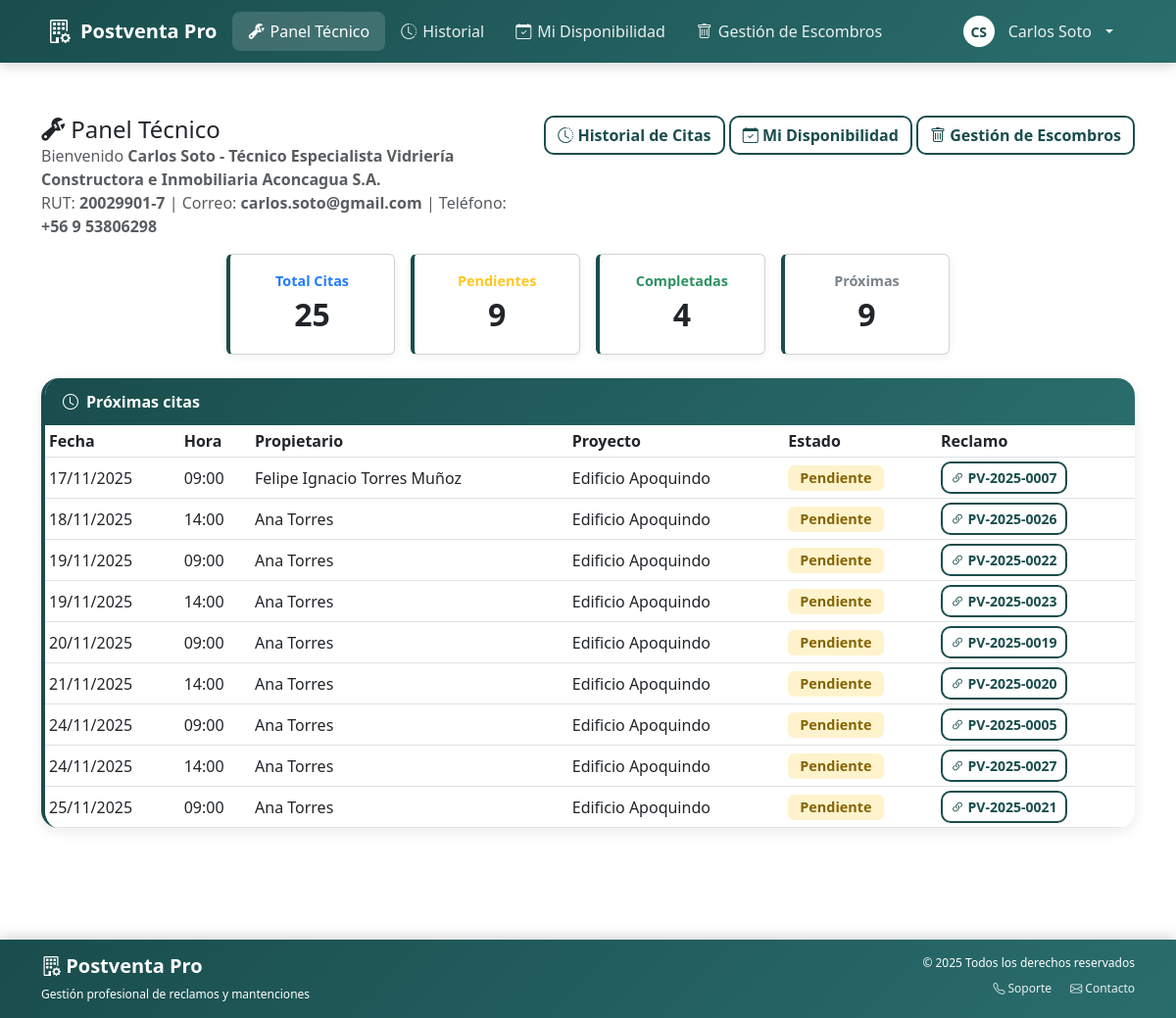
The app's page /tecnico/dashboard/ (signed in), older data.
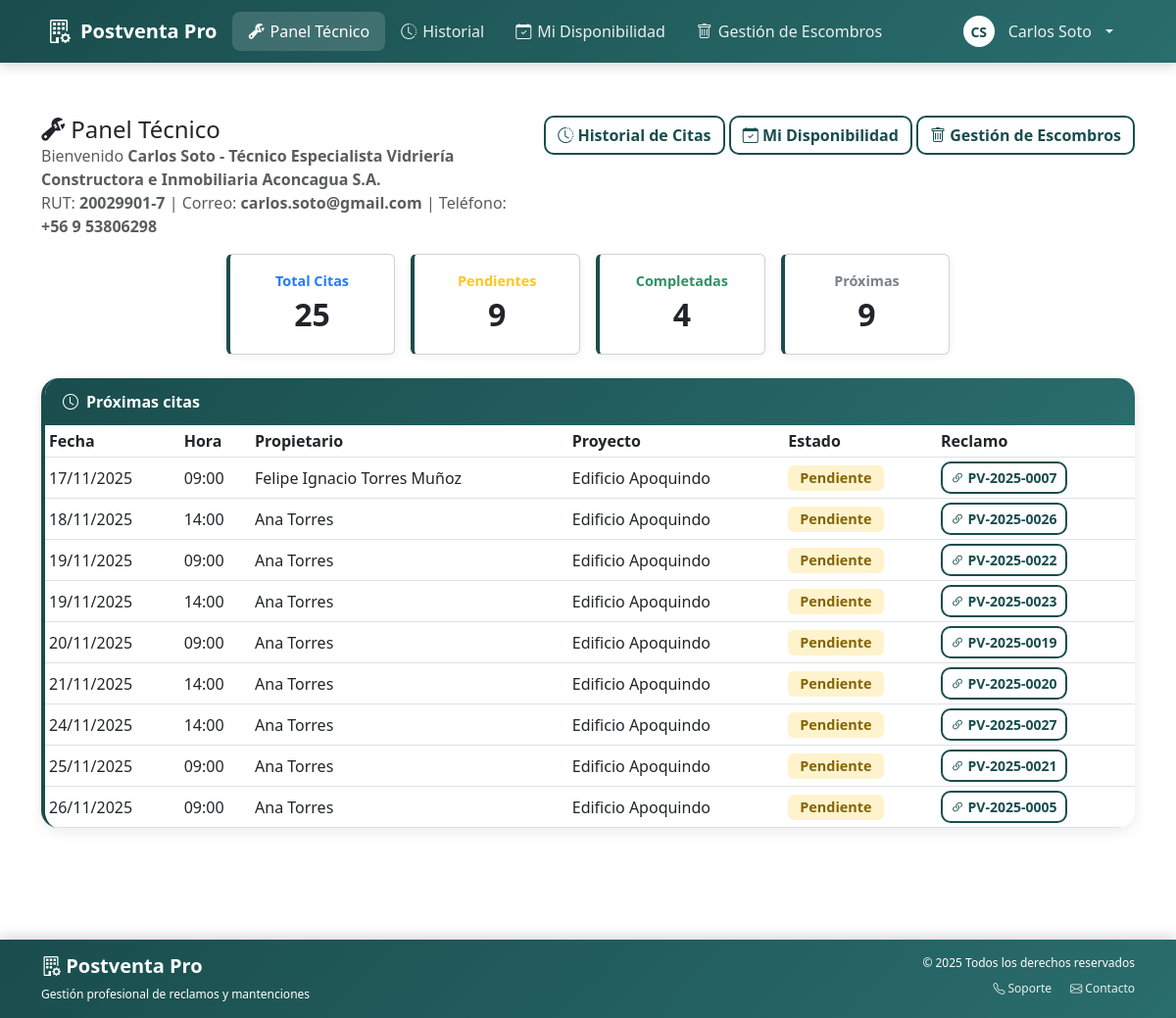
The same page, newer data.
### postventa_app/models.py (models this page shows, shortened)
class Cita(models.Model):
    id_cita = models.AutoField(primary_key=True)
    id_tecnico = models.ForeignKey(
        Tecnico,
        on_delete=models.CASCADE,
        db_column='id_tecnico',
        related_name='citas',
        null=True,
        blank=True
    )
    id_reclamo = models.ForeignKey(
        Reclamo,
        on_delete=models.CASCADE,
        db_column='id_reclamo',
        related_name='citas',
        null=True,
        blank=True
    )
    id_cliente = models.ForeignKey(
        'Propietario',
        on_delete=models.CASCADE,
        db_column='id_cliente',
        related_name='citas',
        null=True,
        blank=True
    )
    fecha_programada = models.DateTimeField(null=True, blank=True)
    fecha_confirmacion = models.DateTimeField(null=True, blank=True)
    ESTADO_CHOICES = [
        ('pendiente', 'Pendiente'),
        ('confirmada', 'Confirmada'),
        ('en_curso', 'En Curso'),
        ('completada', 'Completada'),
        ('cancelada', 'Cancelada'),
    ]
    estado = models.CharField(max_length=20, null=True, blank=True, choices=ESTADO_CHOICES)
    tipo_cita = models.CharField(max_length=50, null=True, blank=True)
    motivo_reprogramacion = models.TextField(null=True, blank=True)
    recordatorio_enviado = models.BooleanField(default=False)
    duracion_estimada_minutos = models.IntegerField(null=True, blank=True)
    class Meta:
        db_table = 'cita'
        verbose_name = 'Cita'
        verbose_name_plural = 'Citas'

class Propietario(models.Model):
    """
    Representa al propietario de una unidad que realiza reclamos postventa.
    Es el usuario final del sistema.
    """
    TIPO_PROPIETARIO = [
        ('natural', 'Persona Natural'),
        ('juridica', 'Persona Jurídica'),
    ]
    ESTADO_PROPIETARIO = [
        ('activo', 'Activo'),
        ('inactivo', 'Inactivo'),
    ]
    user = models.OneToOneField(User, on_delete=models.CASCADE, related_name='propietario', verbose_name="Usuario del sistema")
    nombre = models.CharField(max_length=120, verbose_name="Nombre completo")
    rut = models.CharField(max_length=12, verbose_name="RUT/DNI")
    tipo_propietario = models.CharField(max_length=10, choices=TIPO_PROPIETARIO, default='natural', verbose_name="Tipo de propietario")
    email = models.EmailField(verbose_name="Correo electrónico")
    telefono = models.CharField(max_length=30, verbose_name="Teléfono")
    telefono_alternativo = models.CharField(max_length=30, blank=True, null=True, verbose_name="Teléfono alternativo")
    direccion = models.CharField(max_length=200, verbose_name="Dirección")
    proyecto = models.ForeignKey('Proyecto', on_delete=models.SET_NULL, null=True, blank=True, related_name='propietarios', verbose_name="Proyecto de vivienda")

class Reclamo(models.Model):
    """
    Entidad central del sistema.
    Gestiona todo el ciclo de vida de un reclamo desde ingreso hasta resolución.
    """
    id_reclamo = models.AutoField(primary_key=True)
    numero_folio = models.CharField(max_length=20, unique=True)
    descripcion = models.TextField(null=True, blank=False)
    resolucion = models.TextField(null=True, blank=True)
    unidad = models.CharField(max_length=50, null=True, blank=True)
    ubicacion_especifica = models.CharField(
        max_length=200,
        null=True,
        blank=True,
        db_column='ubicacion_especifica'
    )
    fecha_ingreso = models.DateTimeField(null=True, blank=True)
    fecha_resolucion = models.DateTimeField(null=True, blank=True)
    fecha_asignacion = models.DateTimeField(null=True, blank=True)
    tiempo_estimado_horas = models.IntegerField(
        null=True,
        blank=True,
        db_column='tiempo_estimado_horas'
    )
    ESTADO_CHOICES = [
        ('ingresado', 'Ingresado'),
        ('asignado', 'Asignado'),
        ('en_ejecucion', 'En Ejecución'),
        ('en_proceso', 'En Proceso'),
        ('completado', 'Completado'),
        ('resuelto', 'Reclamo Resuelto'),
        ('cancelado', 'Cancelado'),
    ]
    estado = models.CharField(max_length=50, choices=ESTADO_CHOICES, default='ingresado')
    prioridad = models.CharField(max_length=20, null=True, blank=True)
    requiere_aprobacion = models.BooleanField(
        default=False,
        db_column='requiere_aprobacion'
    )
    categoria = models.ForeignKey(
        Especialidad,
        on_delete=models.SET_NULL,
        null=True,
        blank=True,
        related_name='reclamos'
    )
    propietario = models.ForeignKey(
        Propietario,
        on_delete=models.CASCADE,
        null=False,
        blank=False,
        related_name='reclamos'
    )
    proyecto = models.ForeignKey(
        Proyecto,
        on_delete=models.CASCADE,
        related_name='reclamos',
        null=False,
        blank=False
    )
    tecnico_asignado = models.ForeignKey(
        'Tecnico',
        on_delete=models.SET_NULL,
        null=True,
        blank=True,
        related_name='reclamos_asignados'
    )
    requiere_retiro_escombros = models.BooleanField(
        default=False,
        verbose_name='Requiere retiro de escombros'
    )
    class Meta:
        db_table = 'reclamo'
        verbose_name = 'Reclamo'
        verbose_name_plural = 'Reclamos'

class Proyecto(models.Model):
    fecha_registro = models.DateTimeField(auto_now_add=True, verbose_name="Fecha de registro")
    """
    Proyectos inmobiliarios.
    """
    id_proyecto = models.AutoField(primary_key=True)
    codigo = models.CharField(max_length=50, unique=True, verbose_name="Código del proyecto", default="")
    nombre = models.CharField(max_length=100)
    direccion = models.TextField(null=True, blank=True)
    tipo_proyecto = models.CharField(max_length=50, null=True, blank=True)
    fecha_inicio = models.DateField(null=True, blank=True, verbose_name="Fecha de inicio")
    fecha_entrega = models.DateField(null=True, blank=True)
    cantidad_unidades = models.IntegerField(null=True, blank=True)
    encargado = models.CharField(max_length=120, blank=True, null=True, verbose_name="Encargado del proyecto")
    telefono_encargado = models.CharField(max_length=30, blank=True, null=True, verbose_name="Teléfono encargado")
    ESTADO_CHOICES = [
        ("entregado", "Entregado"),
        ("garantia", "En Garantía"),
        ("finalizado", "Finalizado"),
    ]
    estado = models.CharField(max_length=20, choices=ESTADO_CHOICES, default="entregado")
    observaciones = models.TextField(blank=True, null=True, verbose_name="Observaciones")
    constructora = models.ForeignKey(
        Constructora,
        on_delete=models.CASCADE,
        related_name='proyectos',
        verbose_name="Constructora",
        null=True,
        blank=True
    )
    class Meta:
        db_table = 'proyecto'
        verbose_name = 'Proyecto'
        verbose_name_plural = 'Proyectos'

### postventa_app/views.py (the view)
# urls.py: path('tecnico/dashboard/', views.dashboard_tecnico, name='dashboard_tecnico'),
@login_required
def dashboard_tecnico(request):
    from datetime import date
    tecnico = get_tecnico_from_user(request.user)
    perfil = None
    if hasattr(request.user, 'perfil'):
        perfil = request.user.perfil
    if not tecnico:
        messages.error(request, 'No se encontró información de técnico asociada a este usuario.')
        return redirect('mis_reclamos')
    total_citas = Cita.objects.filter(id_tecnico=tecnico).count()
    citas_pendientes = Cita.objects.filter(id_tecnico=tecnico, estado='pendiente').count()
    citas_completadas = Cita.objects.filter(id_tecnico=tecnico, estado='completada').count()
    citas_proximas_count = Cita.objects.filter(id_tecnico=tecnico, estado__in=['pendiente', 'confirmada']).count()
    kpi_cards = [
        ("Total Citas", "primary", total_citas),
        ("Pendientes", "warning", citas_pendientes),
        ("Completadas", "success", citas_completadas),
        ("Próximas", "secondary", citas_proximas_count),
    ]
    proximas_citas_raw = Cita.objects.filter(
        id_tecnico=tecnico,
        estado__in=['pendiente', 'confirmada', 'en_curso']
    ).select_related(
        'id_reclamo',
        'id_cliente',
        'id_reclamo__proyecto'
    ).order_by('fecha_programada')
    proximas_citas = [
        c for c in proximas_citas_raw
        if c.id_reclamo and c.id_reclamo.id_reclamo
    ][:10]
    today = date.today()
    citas_hoy = [
        c for c in proximas_citas
        if c.fecha_programada.date() == today
    ]
    context = {
        'tecnico': tecnico,
        'perfil': perfil,
        'kpi_cards': kpi_cards,
        'proximas_citas': proximas_citas,
        'citas_hoy': citas_hoy,
        'today': today,
    }
    return render(request, 'tecnico/dashboard.html', context)

### postventa_app/context_processors.py (called while the page is built)
def tecnico_context(request):
    tecnico = None
    tecnico_iniciales = ''
    user = getattr(request, 'user', None)
    if user and getattr(user, 'is_authenticated', False):
        try:
            tecnico = Tecnico.objects.get(email__iexact=(user.email or ''))
        except Tecnico.DoesNotExist:
            try:
                tecnico = Tecnico.objects.get(rut=user.username)
            except Tecnico.DoesNotExist:
                tecnico = None
        if tecnico and tecnico.nombre:
            partes = tecnico.nombre.strip().split()
            tecnico_iniciales = ''.join([p[0].upper() for p in partes if p])
    return {
        'tecnico': tecnico,
        'tecnico_iniciales': tecnico_iniciales,
    }

### postventa_app/models.py (called while the page is built)
    def __str__(self):
        return self.nombre

### postventa_app/views.py (called while the page is built)
def get_tecnico_from_user(user):
    if not user or not getattr(user, 'is_authenticated', False):
        return None
    try:
        return Tecnico.objects.get(email__iexact=(user.email or ''))
    except Tecnico.DoesNotExist:
        pass
    try:
        return Tecnico.objects.get(rut=user.username)
    except Tecnico.DoesNotExist:
        return None

### postventa_app/templates/tecnico/dashboard.html (shortened to what the changed rows need)
{% extends 'base.html' %}
{% block content %}
<div class="container py-4">
  <div class="row g-3 justify-content-center">
    {% for label, color, value in kpi_cards %}
    <div class="col-6 col-md-3 col-lg-2">
      <div class="card kpi-card text-center h-100" style="border-left-color: var(--color-primary);">
        <div class="card-body py-3">
          <div class="kpi-label text-{{ color }}">{{ label }}</div>
          <div class="kpi-value">{{ value }}</div>
        </div>
      </div>
    </div>
    {% endfor %}
  </div>
  <div class="card-custom mt-4">
    <div class="card-body p-0">
      <div class="table-responsive">
        <table class="table table-sm mb-0 align-middle">
          <thead>
            <tr>
              <th>Fecha</th>
              <th>Hora</th>
              <th>Propietario</th>
              <th>Proyecto</th>
              <th>Estado</th>
              <th>Reclamo</th>
            </tr>
          </thead>
          <tbody>
          {% if proximas_citas %}
            {% for c in proximas_citas %}
            <tr {% if c.fecha_programada|date:"Y-m-d" == today|date:"Y-m-d" %}class="cita-hoy"{% endif %}>
              <td>
                {{ c.fecha_programada|date:'d/m/Y' }}
              </td>
              <td>{{ c.fecha_programada|time:'H:i' }}</td>
              <td>{{ c.id_cliente.nombre }}</td>
              <td>{{ c.id_reclamo.proyecto.nombre }}</td>
              <td>
                {% if c.id_reclamo.estado == 'resuelto' %}
                  <span class="badge" style="background: #d1e7dd; color: #0f5132; font-size: 0.9rem; padding: 6px 12px; font-weight: 600;">
                    ✓ Resuelto
                  </span>
                {% elif c.get_estado_display == 'Pendiente' %}
                  <span class="badge" style="background: #fff3cd; color: #856404; font-size: 0.9rem; padding: 6px 12px; font-weight: 600;">{{ c.get_estado_display }}</span>
                {% elif c.get_estado_display == 'Confirmada' %}
                  <span class="badge" style="background: #cfe2ff; color: #084298; font-size: 0.9rem; padding: 6px 12px; font-weight: 600;">{{ c.get_estado_display }}</span>
                {% elif c.get_estado_display == 'En curso' %}
                  <span class="badge" style="background: #d1ecf1; color: #0c5460; font-size: 0.9rem; padding: 6px 12px; font-weight: 600;">{{ c.get_estado_display }}</span>
                {% elif c.get_estado_display == 'Completada' %}
                  <span class="badge" style="background: #d1e7dd; color: #0f5132; font-size: 0.9rem; padding: 6px 12px; font-weight: 600;">{{ c.get_estado_display }}</span>
                {% else %}
                  <span class="badge bg-light text-dark" style="font-size: 0.9rem; padding: 6px 12px; font-weight: 600;">{{ c.get_estado_display }}</span>
                {% endif %}
              </td>
              <td>
                <a href="{% url 'tecnico_detalle_reclamo' c.id_reclamo.id_reclamo %}" class="btn btn-sm btn-outline-primary">
                  <i class="bi bi-link-45deg"></i> {{ c.id_reclamo.numero_folio }}
                </a>
              </td>
            </tr>
            {% endfor %}
          {% else %}
            <tr><td colspan="6" class="text-center text-muted py-4">No hay citas próximas</td></tr>
          {% endif %}
          </tbody>
        </table>
      </div>
    </div>
  </div>
</div>
{% endblock %}

Row changes from the older to the newer data that the page shows:
changed Cita "PV-2025-0005": fecha_programada "24/11/2025" → "26/11/2025"; moves down the list
